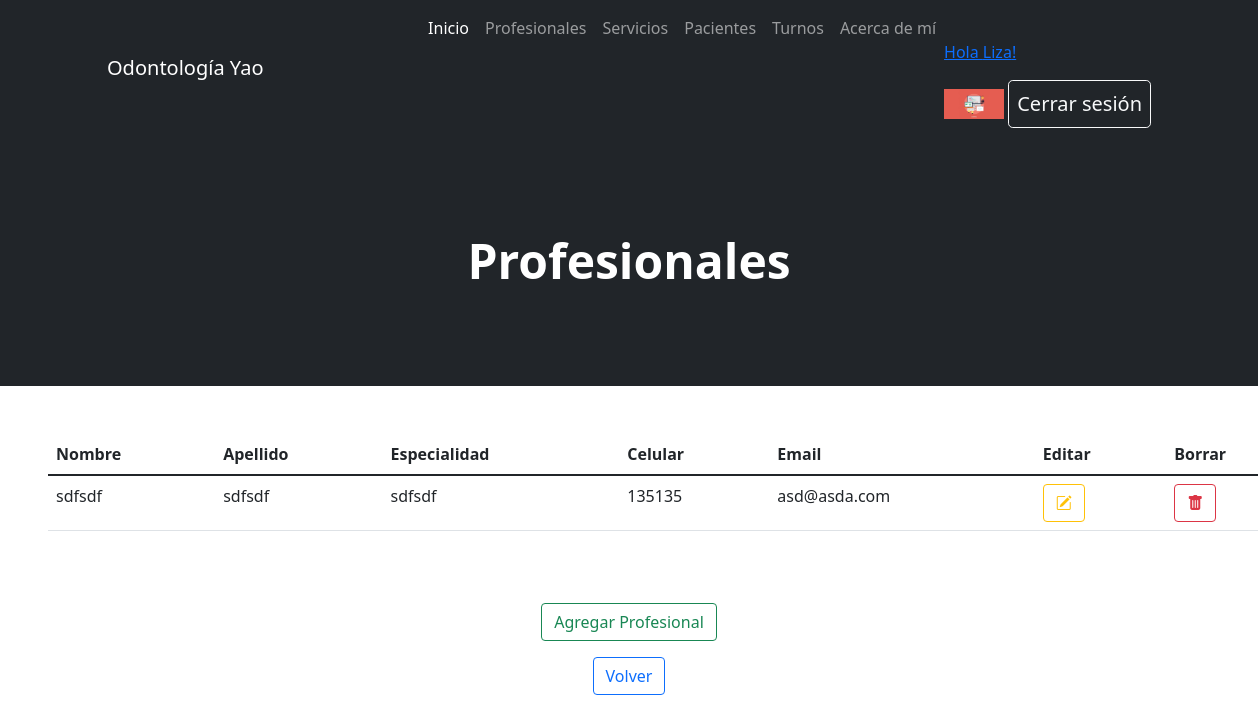
The app's page /AppOdonto/verProfesionales/ (signed in) with its own data.
### AppOdonto/models.py (models this page shows, shortened)
class Avatar(models.Model):
    usuario = models.ForeignKey(User, on_delete=models.CASCADE)
    imagen = models.ImageField(upload_to="avatares", null=True, blank=True)

class Profesional(models.Model):
    nombre = models.CharField(max_length=15)
    apellido = models.CharField(max_length=15)
    especialidad = models.CharField(max_length=15)
    celular = models.CharField(max_length=10)
    email = models.EmailField()

### AppOdonto/views.py (the view)
# urls.py: path('verProfesionales/', views.verProfesionales, name="Ver Profesionales"),
@login_required
def verProfesionales(request):
    return render(request, "AppOdonto/Profesionales/verProfesionales.html", {"profesionales":profesionales})

### AppOdonto/templates/AppOdonto/Profesionales/verProfesionales.html (shortened to what this page needs)
{% extends "AppOdonto/padre.html" %}
{% block header %}
    <h1 class="display-5 fw-bolder text-white mb-2">Profesionales</h1>
{% endblock %}
{% block formulario %}
    <table class="table m-5">
        <thead>
        <tr>
            <th scope="col">Nombre</th>
            <th scope="col">Apellido</th>
            <th scope="col">Especialidad</th>
            <th scope="col">Celular</th>
            <th scope="col">Email</th>
            <th scope="col">Editar</th>
            <th scope="col">Borrar</th>
        </tr>
        </thead>
        <tbody class="table-group-divider">
        {% for p in profesionales %}
            <tr>
                <td>{{p.nombre}}</td>
                <td>{{p.apellido}}</td>
                <td>{{p.especialidad}}</td>
                <td>{{p.celular}}</td>
                <td>{{p.email}}</td>
                <td><a href="{% url 'Editar Profesional' p.nombre %}" class="btn btn-outline-warning"><i class="bi bi-pencil-square"></i></a></td>
                <td><a href="{% url 'Borrar Profesional' p.nombre %}" class="btn btn-outline-danger"><i class="bi bi-trash-fill"></i></a></td>
            </tr>
        {% endfor %}
        </tbody>
    </table>
    <br>
        <p class="text-center"><a href="{% url 'Agregar Profesional' %}" class="btn btn-outline-success">Agregar Profesional</a></p>
        <p>
        <p class="text-center"><a href="{% url 'Inicio' %}" class="btn btn-outline-primary">Volver</a></p>
        </p>
{% endblock %}

### AppOdonto/templates/AppOdonto/padre.html (shortened to what this page needs)
<!DOCTYPE html>
<html lang="es">
    <head> {% load static %}
        <link href="https://cdn.jsdelivr.net/npm/bootstrap-icons@1.4.1/font/bootstrap-icons.css" rel="stylesheet" />
        <link href="{% static 'AppOdonto/css/styles.css' %}" rel="stylesheet" />
    </head>
    <body>
        <nav class="navbar navbar-expand-lg navbar-dark bg-dark">
            <div class="container px-5">
                <a class="navbar-brand" href="{% url 'Inicio' %}">Odontología Yao</a>
                <div class="collapse navbar-collapse" id="navbarSupportedContent">
                    <ul class="navbar-nav ms-auto mb-2 mb-lg-0">
                        <li class="nav-item"><a class="nav-link active" aria-current="page" href="{% url 'Inicio' %}">Inicio</a></li>
                        <li class="nav-item"><a class="nav-link" href="{% url 'Ver Profesionales' %}">Profesionales</a></li>
                        <li class="nav-item"><a class="nav-link" href="{% url 'Servicio List' %}">Servicios</a></li>
                        <li class="nav-item"><a class="nav-link" href="{% url 'Paciente List' %}">Pacientes</a></li>
                        <li class="nav-item"><a class="nav-link" href="{% url 'Turno List' %}">Turnos</a></li>
                        <li class="nav-item"><a class="nav-link" href="{% url 'About' %}">Acerca de mí</a></li>
                        <li class="nav-item"><a class="nav-link">
                            {% if request.user.is_authenticated %}
                                <p style="color:white"><a href="{% url 'Editar Perfil' %}">Hola {{user.first_name}}!</a></p>
                                {% with user.avatar_set.first as miAvatar%}
                                    {% if miAvatar %}
                                        <img src="{{miAvatar.imagen.url}}" alt="Imagen perfil" style="max-width: 60px;">
                                    {% endif %}
                                {% endwith %}
                                <a class="btn btn-outline-light btn-lg px-2" href="{% url 'Logout' %}">Cerrar sesión</a>
                            {% endif %}
                       </a></li>
                    </ul>
                </div>
            </div>
        </nav>
        <header class="bg-dark py-5">
            <div class="container px-5">
                <div class="row gx-5 justify-content-center">
                    <div class="col-lg-6">
                        <div class="text-center my-5">
                        {% block header %}{% endblock %}
                        </div>
                    </div>
                </div>
            </div>
        </header>
{% block formulario %}
{% endblock %}
    </body>
</html>

### records on screen
Avatar: imagen (picture)
Profesional: nombre "sdfsdf", apellido "sdfsdf", especialidad "sdfsdf", celular "135135", email "asd@asda.com"

### other values on screen
{{ user.first_name }} "Liza"
